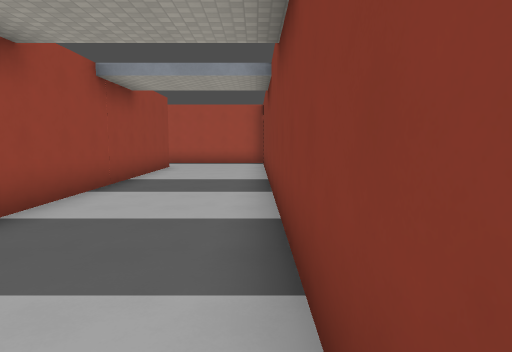
[1] (above)

18 first-person views from a walk through a Godot game level. The camera is 1.4 m above the floor, tilts 6° down and sees 75° across. The floor is counted in squares, 2 m on a side. Each view is taken from the middle of a square. On the plan, view 1 faces up. The plan holds only what a view shows up to about 10 squares ahead; the rest is blank. The place goes on beyond the plan. Some surface patterns are stand-ins.

[2]
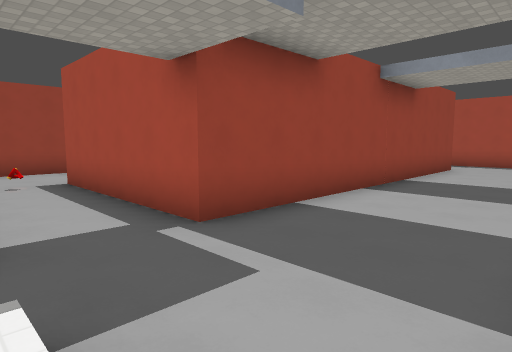

[3]
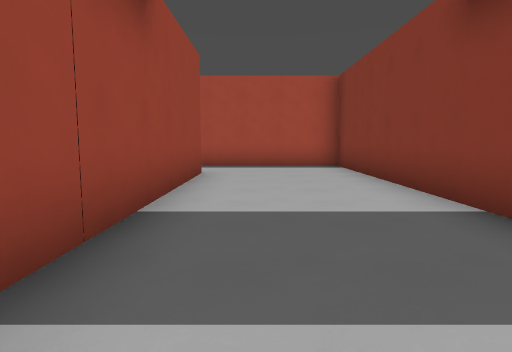

[4]
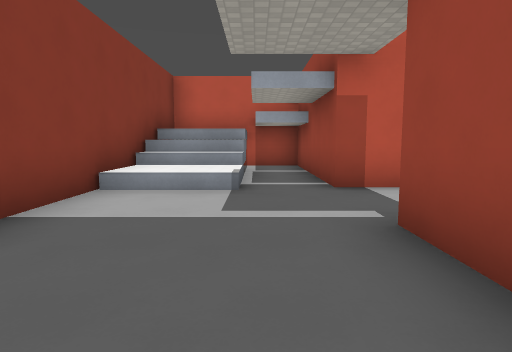

[5]
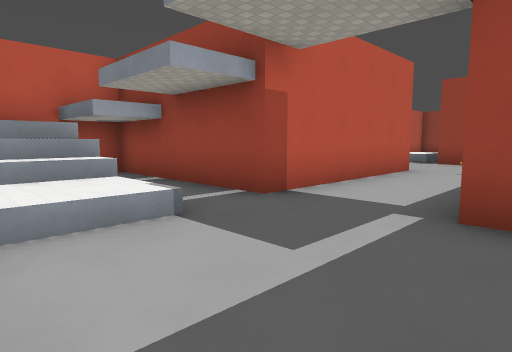

[6]
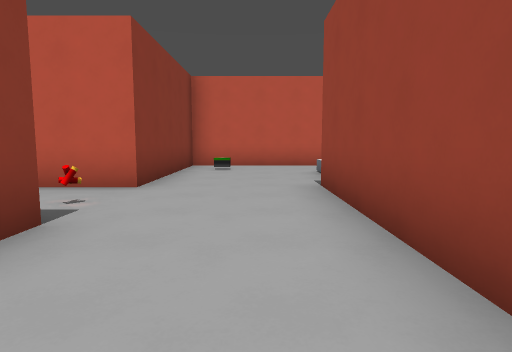

[7]
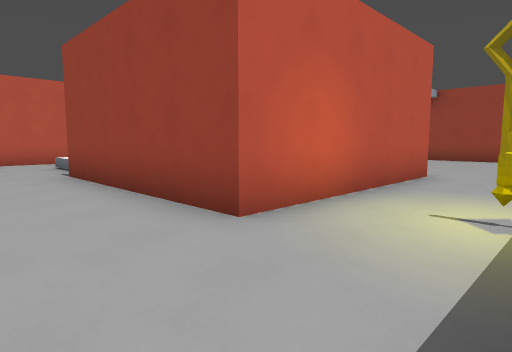

[8]
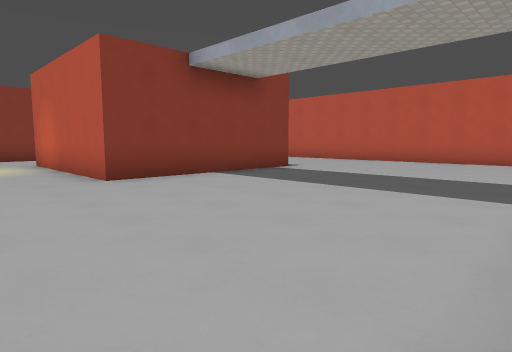

[9]
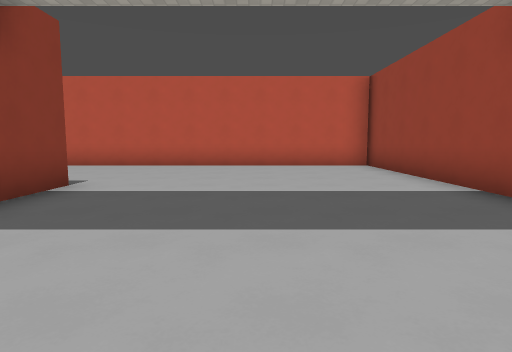

[10]
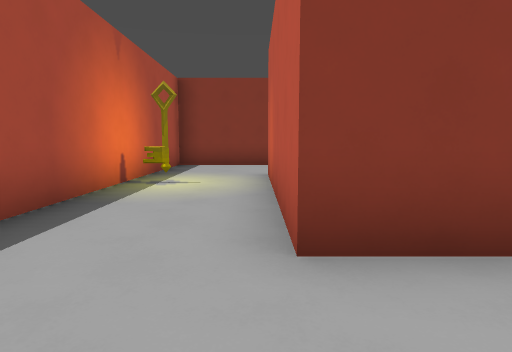

[11]
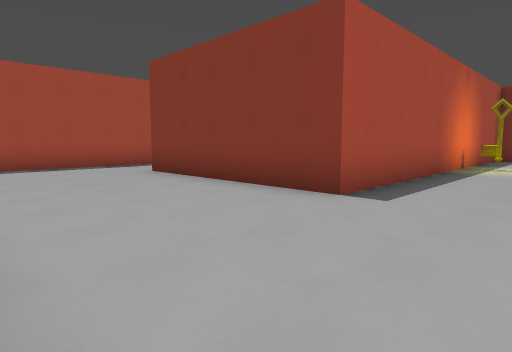

[12]
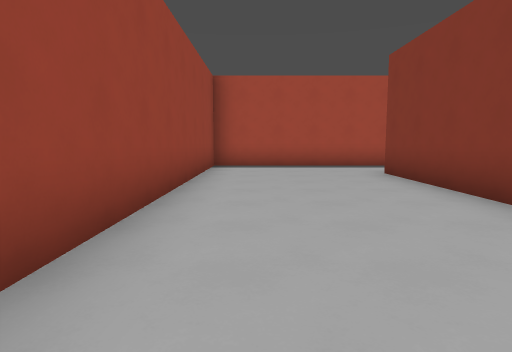

[13]
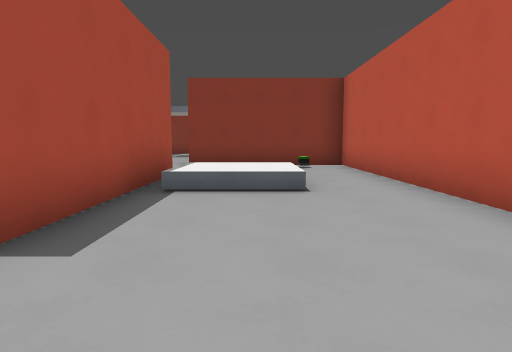

[14]
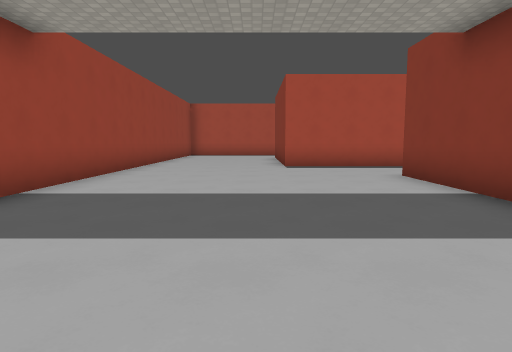

[15]
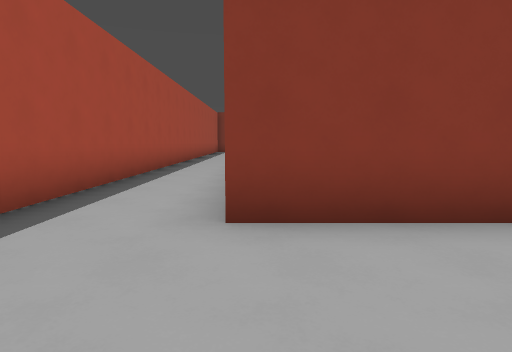

[16]
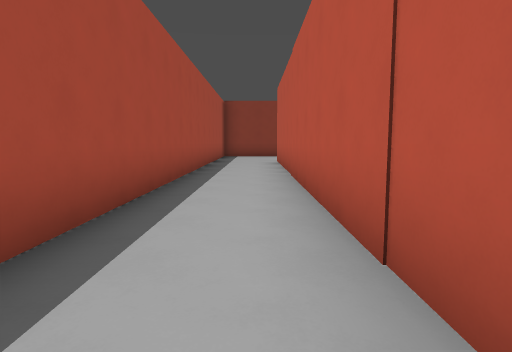

[17]
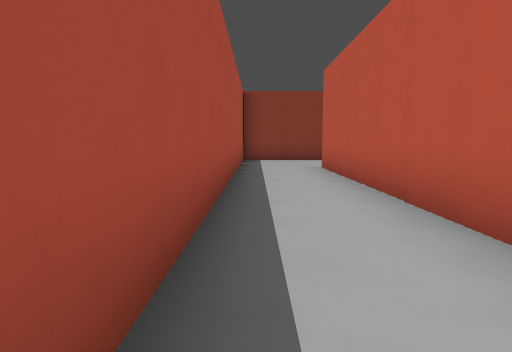

[18]
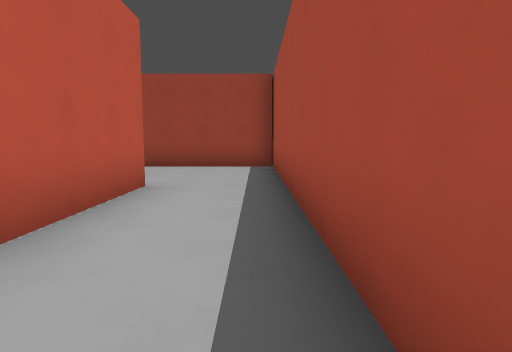

### Floor plan
Key: @ floor where view 1 was taken; # wall or solid block; . main floor; : floor 0.5 m higher than the main floor; / step, stairs or slope; ^ raised ledge; A ammo; M medkit; K key.
Columns run from 23 left of view 1 to 1 right of it. Each row starts with its distance up from view 1.
 15 #########################
 14 #.......................#
 13 #.......................#
 12 #....###############....#
 11 #....#             #....#
 10 #....#             #....#
  9 #....#             #....#
  8 #....###########   #....#
  7 #..........K...#   #....#
  6 #..............#   #....#
  5 #..............#   #....#
  4 #......######..#   #....#
  3 #......#    #..#####....#
  2 #......#    #...........#
  1 #......#    #..A........#
  0 #......######..#####..:@#
 -1 #.........^^...#   #..::#
 -2 #.........^^...#   #..//#
 -3 #.............M#   #..  #
 -4 #..............#   #..  #
 -5 ################   #####

Where each view was taken, in squares from view 1:
view 1: 0 up, 0 right, facing up
view 2: 0 up, 0 right, facing up-left
view 3: 5 up, 2 left, facing up
view 4: 5 up, 2 left, facing down
view 5: 3 up, 0 right, facing down-left
view 6: 5 up, 10 left, facing down
view 7: 7 up, 9 left, facing down-left
view 8: 7 up, 22 left, facing down-right
view 9: 5 up, 19 left, facing down
view 10: 5 up, 18 left, facing right
view 11: 5 up, 22 left, facing up-right
view 12: 5 up, 21 left, facing up
view 13: 2 down, 18 left, facing right
view 14: 2 down, 19 left, facing up
view 15: 12 up, 21 left, facing right
view 16: 13 up, 15 left, facing right
view 17: 14 up, 12 left, facing right
view 18: 14 up, 13 left, facing left
